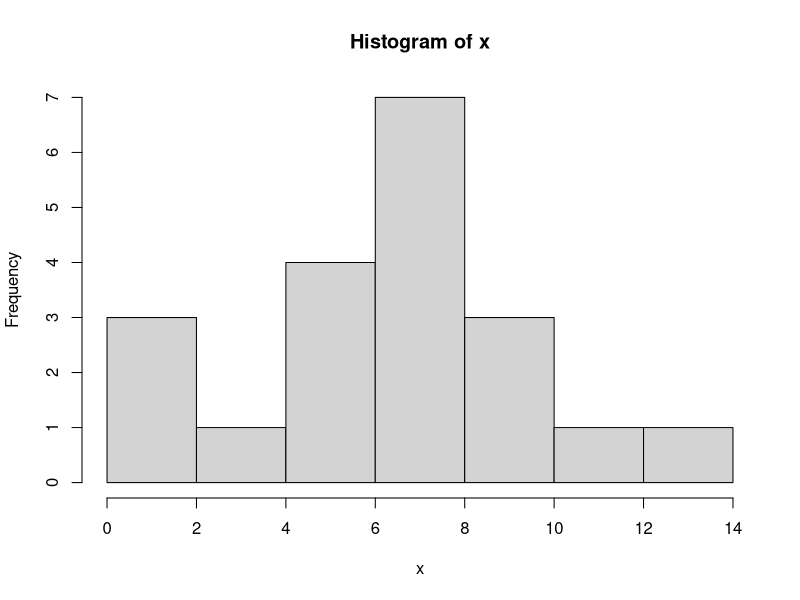
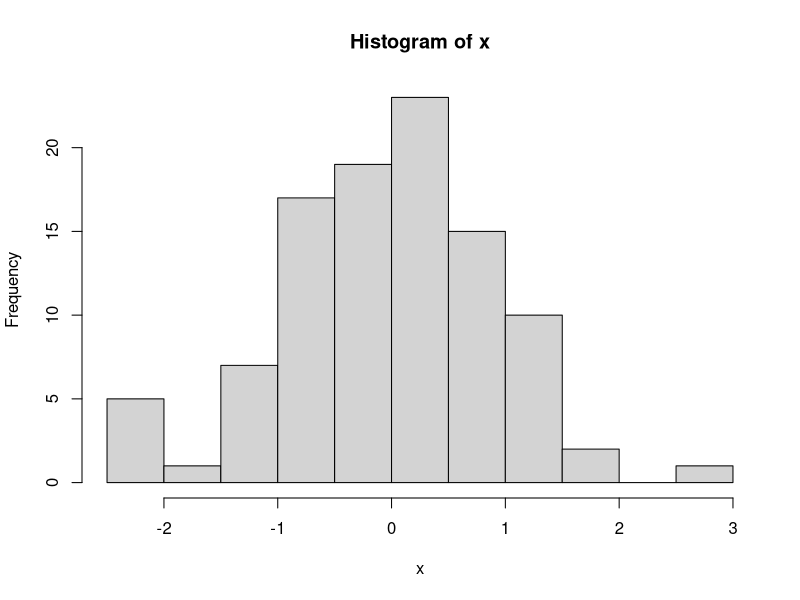
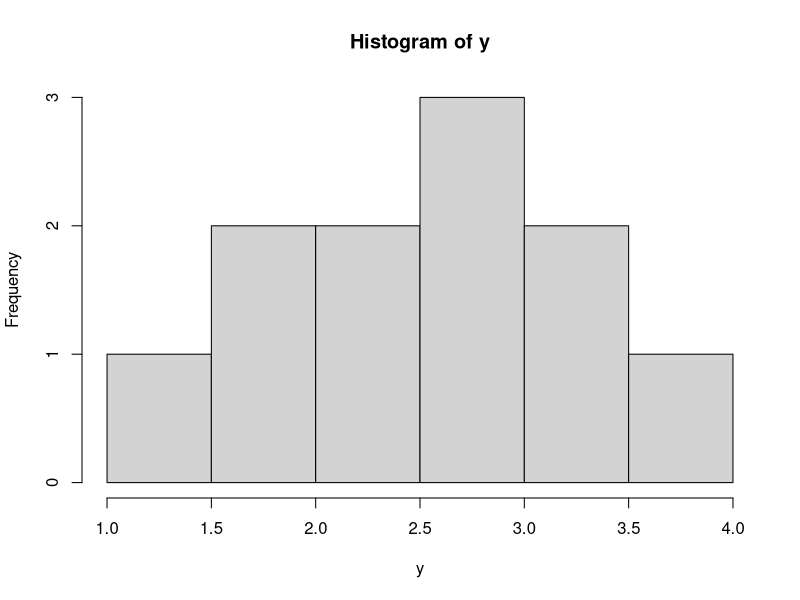
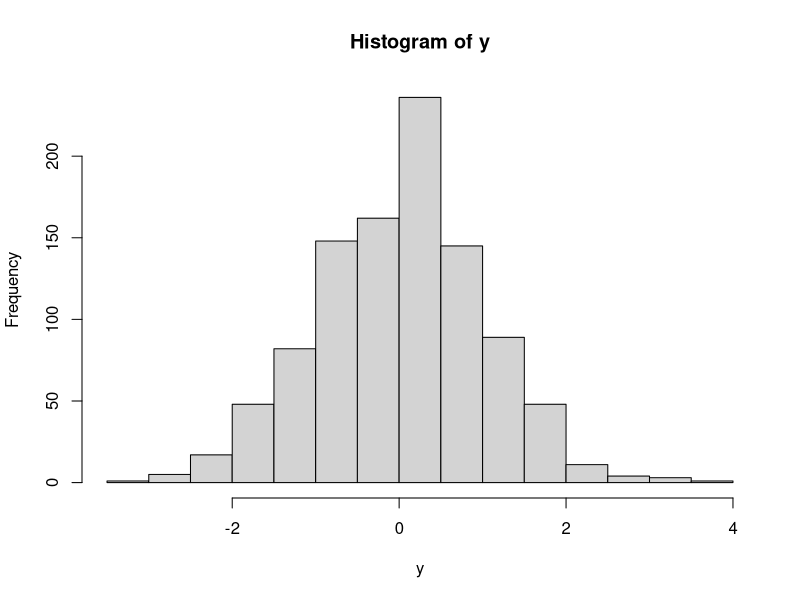

Here is the R script that generated these plots, in order:
# define x
x <- c(4.5, 6.5, 6.4, 8.9, 4.1, 6.4, 6.3, 9.1, 12.1, 1.4, 1.4, 4.6, 1.6, 9.8, 
       7.2, 6.5, 4.1, 6.5, 11.6, 2.9)

#read x
x

# get the mean of x
mean(x)

sd(x) # standard deviation of x
length(x) # length of x
summary(x) # summary of x
hist(x) # draw a histogram of x

set.seed(6124) # set seed value to 6124
n <- 100 # create a new variable and set it equal to 100
x <- rnorm(n) # set x to the vector of standard normal variables using n
hist(x) # draw another histogram of x

data1 <- read.csv("Lab1a.csv") # read in a data set into data 1
data1 # look at the data set

mean(data1$var1) # get the mean of the values in the data set under column var1



y <- c(1.1, 1.8, 2, 2.4, 2.5, 2.8, 2.9, 3, 3.4, 3.4, 4)
y
hist(y)
summary(y)

set.seed(2147483647)
m <- 1000
y <- rnorm(m)
hist(y)
